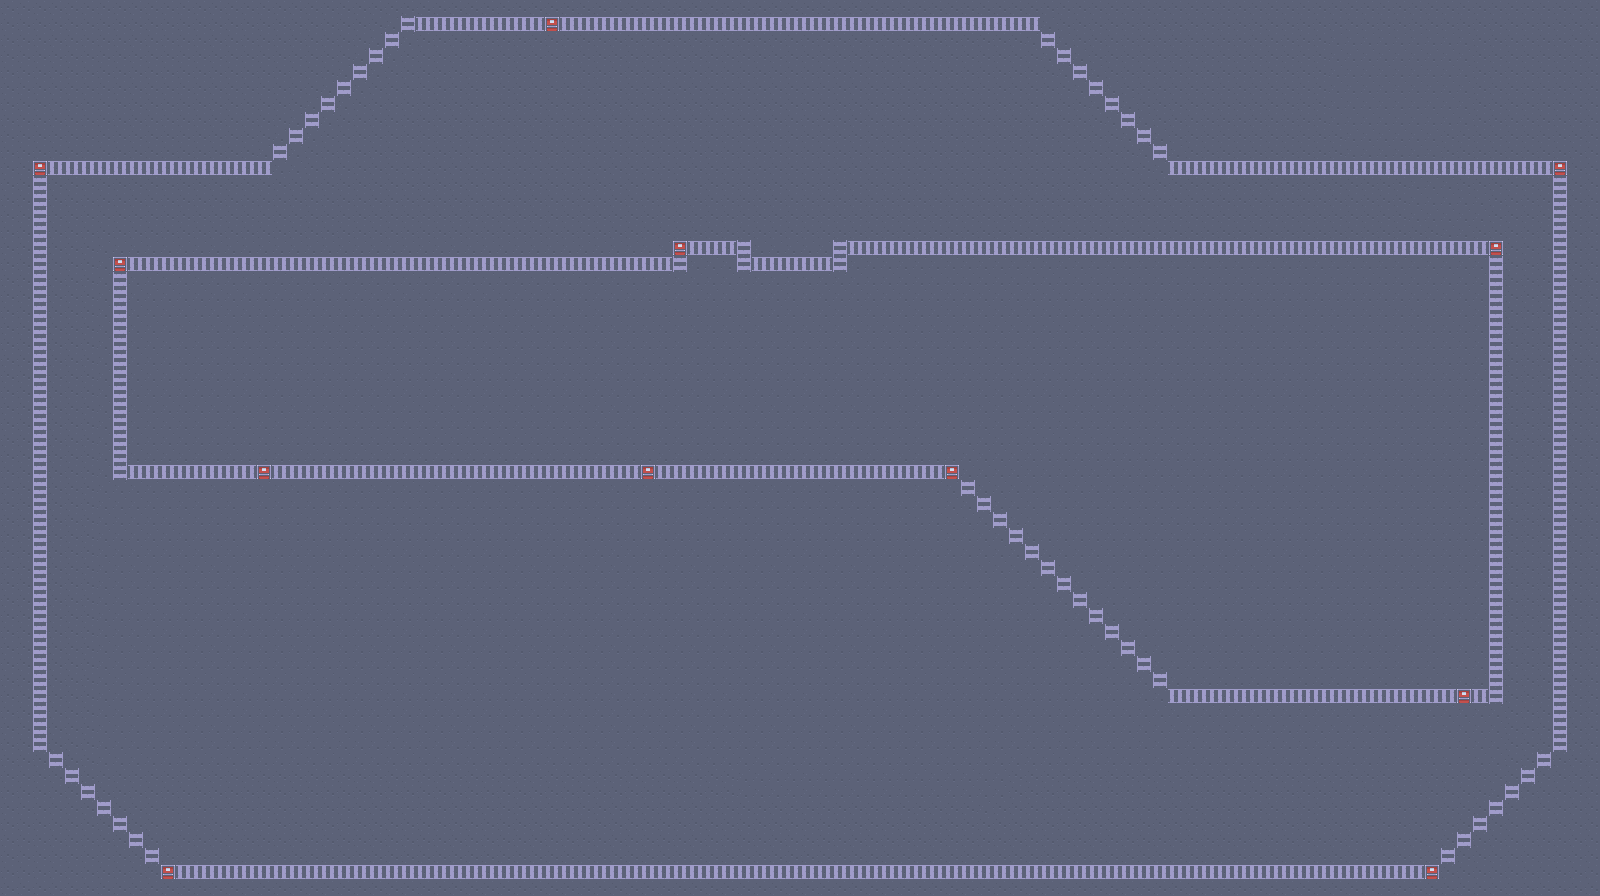

Rendered tile map (Tiled .tmx) drawn with the repository's tilesets; below, a short description and the map source with its tile grids summarised:
An orthogonal 100x56 tile map with 16x16 px tiles, 1 tile layer (metro).

<map version="1.10" tiledversion="1.10.2" orientation="orthogonal" renderorder="right-down" width="100" height="56" tilewidth="16" tileheight="16" infinite="0" nextlayerid="2" nextobjectid="1">
 <tileset firstgid="1" source="urbanRPG.tsx" />
 <layer id="1" name="metro" width="100" height="56">
  <data>[5600 cells, 5600 non-empty, 5 distinct tile ids]</data>
 </layer>
</map>
